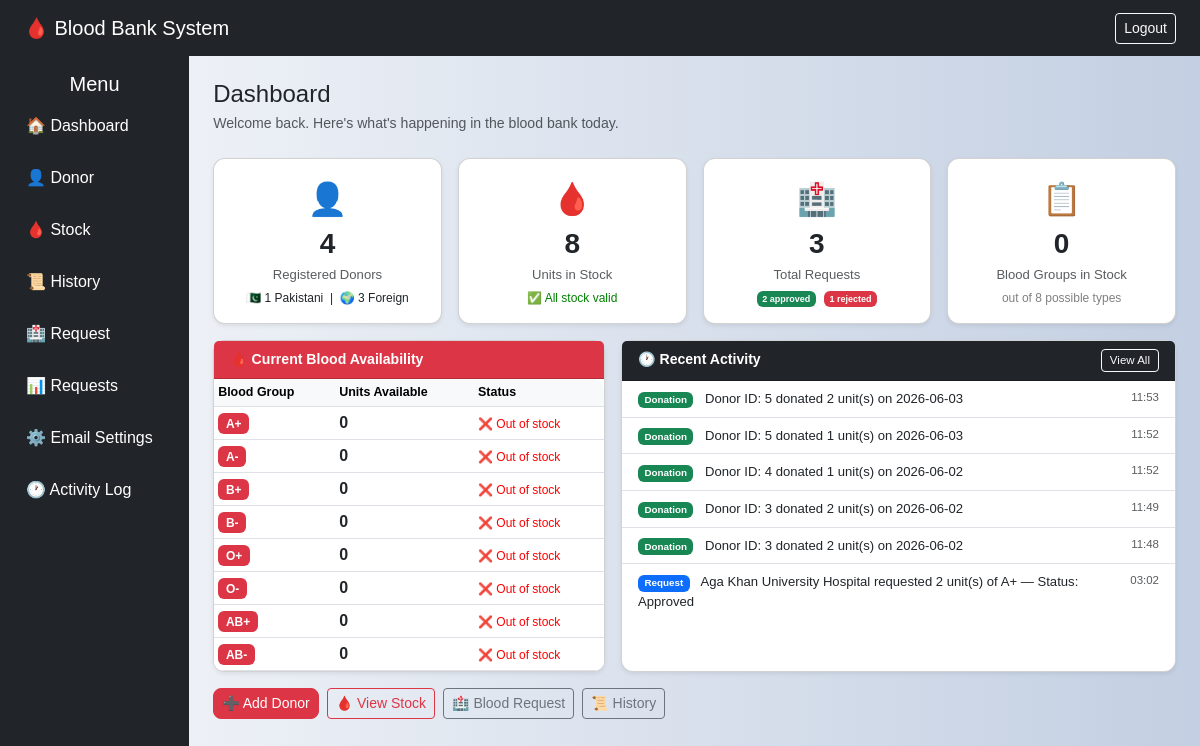
The page / (signed in) on the database its author committed.
### tables this page shows
CREATE TABLE AuditLog(
        id         INTEGER PRIMARY KEY AUTOINCREMENT,
        event_type TEXT NOT NULL,
        table_name TEXT NOT NULL,
        record_id  INTEGER,
        details    TEXT,
        event_time TEXT NOT NULL
    );

### app.py (the view)
@app.route("/")
def home():
    if "user" not in session:
        return redirect("/login")
    sp_purge_expired_stock()
    conn = get_db()
    cur = conn.cursor()
    cur.execute("SELECT COUNT(*) FROM Donor")
    donors = cur.fetchone()[0]
    cur.execute("SELECT COUNT(*) FROM Donor WHERE nationality='Pakistani'")
    pk_donors = cur.fetchone()[0]
    cur.execute("SELECT COUNT(*) FROM Donor WHERE nationality='Foreigner'")
    fg_donors = cur.fetchone()[0]
    cur.execute("SELECT SUM(units) FROM Stock")
    stock = cur.fetchone()[0] or 0
    cur.execute("SELECT COUNT(*) FROM Requests")
    requests_count = cur.fetchone()[0]
    cur.execute("SELECT COUNT(*) FROM Requests WHERE status='Approved'")
    approved_count = cur.fetchone()[0]
    cur.execute("SELECT COUNT(*) FROM Requests WHERE status='Rejected'")
    rejected_count = cur.fetchone()[0]
    cur.execute("SELECT blood_group, total_units FROM vw_BloodSummary")
    blood_summary = cur.fetchall()
    cur.execute("""
        SELECT COUNT(*) FROM vw_StockStatus
        WHERE days_remaining <= 7
    """)
    expiring_soon = cur.fetchone()[0]
    cur.execute("SELECT event_type, table_name, details, event_time FROM AuditLog ORDER BY id DESC LIMIT 6")
    recent_activity = cur.fetchall()
    conn.close()
    return render_template("index.html",
        donors=donors, pk_donors=pk_donors, fg_donors=fg_donors,
        stock=stock, requests=requests_count,
        approved_count=approved_count, rejected_count=rejected_count,
        blood_summary=blood_summary, expiring_soon=expiring_soon,
        recent_activity=recent_activity)

### app.py (called while the page is built)
def get_db():
    conn = sqlite3.connect("database.db")
    conn.row_factory = sqlite3.Row
    return conn

def sp_purge_expired_stock():
    today = str(date.today())
    conn  = get_db()
    cur   = conn.cursor()
    cur.execute("DELETE FROM Stock WHERE expiry_date < ?", (today,))
    deleted = cur.rowcount
    conn.commit()
    conn.close()
    return deleted

### templates/index.html
{% extends "base.html" %}
{% block content %}
<h4 class="mb-1">Dashboard</h4>
<p class="text-muted mb-4" style="font-size:.88rem;">Welcome back. Here's what's happening in the blood bank today.</p>
<div class="row g-3 mb-3">
    <div class="col-md-3">
        <div class="card p-3 shadow-sm text-center h-100">
            <div style="font-size:2rem;">👤</div>
            <div class="fw-bold fs-3">{{ donors }}</div>
            <div class="text-muted" style="font-size:.82rem;">Registered Donors</div>
            <div class="mt-1" style="font-size:.75rem;">
                🇵🇰 {{ pk_donors }} Pakistani &nbsp;|&nbsp; 🌍 {{ fg_donors }} Foreign
            </div>
        </div>
    </div>
    <div class="col-md-3">
        <div class="card p-3 shadow-sm text-center h-100 {{ 'border-warning' if expiring_soon > 0 else '' }}">
            <div style="font-size:2rem;">🩸</div>
            <div class="fw-bold fs-3">{{ stock }}</div>
            <div class="text-muted" style="font-size:.82rem;">Units in Stock</div>
            {% if expiring_soon > 0 %}
            <div class="mt-1">
                <span class="badge bg-warning text-dark">⚠️ {{ expiring_soon }} batch(es) expiring soon</span>
            </div>
            {% else %}
            <div class="mt-1" style="font-size:.75rem; color:green;">✅ All stock valid</div>
            {% endif %}
        </div>
    </div>
    <div class="col-md-3">
        <div class="card p-3 shadow-sm text-center h-100">
            <div style="font-size:2rem;">🏥</div>
            <div class="fw-bold fs-3">{{ requests }}</div>
            <div class="text-muted" style="font-size:.82rem;">Total Requests</div>
            <div class="mt-1" style="font-size:.75rem;">
                <span class="badge bg-success">{{ approved_count }} approved</span>
                <span class="badge bg-danger ms-1">{{ rejected_count }} rejected</span>
            </div>
        </div>
    </div>
    <div class="col-md-3">
        <div class="card p-3 shadow-sm text-center h-100">
            <div style="font-size:2rem;">📋</div>
            <div class="fw-bold fs-3">{{ blood_summary|length }}</div>
            <div class="text-muted" style="font-size:.82rem;">Blood Groups in Stock</div>
            <div class="mt-1" style="font-size:.75rem; color:gray;">out of 8 possible types</div>
        </div>
    </div>
</div>
<div class="row g-3 mb-3">
    <div class="col-md-5">
        <div class="card shadow-sm h-100">
            <div class="card-header bg-danger text-white fw-bold" style="font-size:.88rem;">
                🩸 Current Blood Availability
            </div>
            <div class="card-body p-0">
                <table class="table table-sm mb-0">
                    <thead class="table-light">
                        <tr>
                            <th style="font-size:.78rem;">Blood Group</th>
                            <th style="font-size:.78rem;">Units Available</th>
                            <th style="font-size:.78rem;">Status</th>
                        </tr>
                    </thead>
                    <tbody>
                        {% set all_groups = ['A+','A-','B+','B-','O+','O-','AB+','AB-'] %}
                        {% set available = {} %}
                        {% for b in blood_summary %}
                            {% set _ = available.update({b['blood_group']: b['total_units']}) %}
                        {% endfor %}
                        {% for grp in all_groups %}
                        <tr>
                            <td><span class="badge bg-danger">{{ grp }}</span></td>
                            <td class="fw-bold">{{ available.get(grp, 0) }}</td>
                            <td>
                                {% if available.get(grp, 0) == 0 %}
                                <span style="color:red; font-size:.75rem;">❌ Out of stock</span>
                                {% elif available.get(grp, 0) <= 3 %}
                                <span style="color:orange; font-size:.75rem;">⚠️ Low</span>
                                {% else %}
                                <span style="color:green; font-size:.75rem;">✅ Available</span>
                                {% endif %}
                            </td>
                        </tr>
                        {% endfor %}
                    </tbody>
                </table>
            </div>
        </div>
    </div>
    <div class="col-md-7">
        <div class="card shadow-sm h-100">
            <div class="card-header bg-dark text-white fw-bold" style="font-size:.88rem;">
                🕐 Recent Activity
                <a href="/audit" class="btn btn-outline-light btn-sm float-end" style="font-size:.72rem; padding:2px 8px;">View All</a>
            </div>
            <div class="card-body p-0">
                {% if recent_activity %}
                <ul class="list-group list-group-flush">
                    {% for log in recent_activity %}
                    <li class="list-group-item py-2 px-3" style="font-size:.82rem;">
                        <div class="d-flex justify-content-between align-items-start">
                            <div>
                                {% if log['event_type'] == 'INSERT' and log['table_name'] == 'Donation' %}
                                <span class="badge bg-success me-2">Donation</span>
                                {% elif log['event_type'] == 'DELETE' and log['table_name'] == 'Stock' %}
                                <span class="badge bg-secondary me-2">Stock Removed</span>
                                {% elif log['table_name'] == 'Requests' %}
                                <span class="badge bg-primary me-2">Request</span>
                                {% else %}
                                <span class="badge bg-dark me-2">{{ log['table_name'] }}</span>
                                {% endif %}
                                {{ log['details'] }}
                            </div>
                            <small class="text-muted ms-2 text-nowrap">{{ log['event_time'][11:16] if log['event_time'] else '' }}</small>
                        </div>
                    </li>
                    {% endfor %}
                </ul>
                {% else %}
                <div class="p-4 text-center text-muted" style="font-size:.85rem;">
                    No activity yet. Register a donor to get started.
                </div>
                {% endif %}
            </div>
        </div>
    </div>
</div>
<div class="row g-2">
    <div class="col-auto"><a href="/donor" class="btn btn-danger btn-sm">➕ Add Donor</a></div>
    <div class="col-auto"><a href="/stock" class="btn btn-outline-danger btn-sm">🩸 View Stock</a></div>
    <div class="col-auto"><a href="/request" class="btn btn-outline-secondary btn-sm">🏥 Blood Request</a></div>
    <div class="col-auto"><a href="/history" class="btn btn-outline-secondary btn-sm">📜 History</a></div>
</div>
{% endblock %}

### templates/base.html (shortened to what this page needs)
<!DOCTYPE html>
<html>
<head>
<link href="https://cdn.jsdelivr.net/npm/bootstrap@5.3.0/dist/css/bootstrap.min.css" rel="stylesheet">
<link rel="stylesheet" href="{{ url_for('static', filename='style.css') }}">
</head>
<body>
<nav class="navbar navbar-dark bg-dark px-4">
<span class="navbar-brand">🩸 Blood Bank System</span>
<a href="/logout" class="btn btn-outline-light btn-sm">
Logout
</a>
</nav>
<div class="d-flex">
<div class="sidebar bg-dark text-white p-3">
<h5 class="text-center">Menu</h5>
<a href="/">🏠 Dashboard</a>
<a href="/donor">👤 Donor</a>
<a href="/stock">🩸 Stock</a>
<a href="/history">📜 History</a>
<a href="/request">🏥 Request</a>
<a href="/requests">📊 Requests</a>
<a href="/settings/email">⚙️ Email Settings</a>
<a href="/audit">🕐 Activity Log</a>
</div>
<div class="content p-4 w-100">
{% block content %}{% endblock %}
</div>
</div>
</body>
</html>

### static/style.css (style rules this page uses)
body { background: linear-gradient(to right,#f5f7fa,#c3cfe2); font-family: Arial; }
.sidebar { width:220px; height:100vh; }
.sidebar a { display:block; color:white; text-decoration:none; padding:10px; margin-top:8px; border-radius:6px; }
.card { border-radius:12px; transition:0.3s; }
.table { background:white; border-radius:10px; overflow:hidden; }
.btn-danger { border-radius:8px; }

### rows shown on the page
AuditLog: event_type "Donation", details "Donor ID: 5 donated 2 unit(s) on 2026-06-03", event_time "11:53"
AuditLog: event_type "Donation", details "Donor ID: 5 donated 1 unit(s) on 2026-06-03", event_time "11:52"
AuditLog: event_type "Donation", details "Donor ID: 4 donated 1 unit(s) on 2026-06-02", event_time "11:52"
AuditLog: event_type "Donation", details "Donor ID: 3 donated 2 unit(s) on 2026-06-02", event_time "11:49"
AuditLog: event_type "Donation", details "Donor ID: 3 donated 2 unit(s) on 2026-06-02", event_time "11:48"
AuditLog: event_type "Request", details "Aga Khan University Hospital requested 2 unit(s) of A+ — Status: Approved", event_time "03:02"

### other values the page prints
{{ donors }} "4"
{{ pk_donors }} "1"
{{ fg_donors }} "3"
{{ stock }} "8"
{{ requests }} "3"
{{ approved_count }} "2"
{{ rejected_count }} "1"
{{ blood_summary|length }} "0"
{{ grp }} "A+" "A-" "B+" "B-" "O+" "O-" "AB+" "AB-"
{{ available.get(grp, 0) }} "0" "0" "0" "0" "0" "0" "0" "0"
